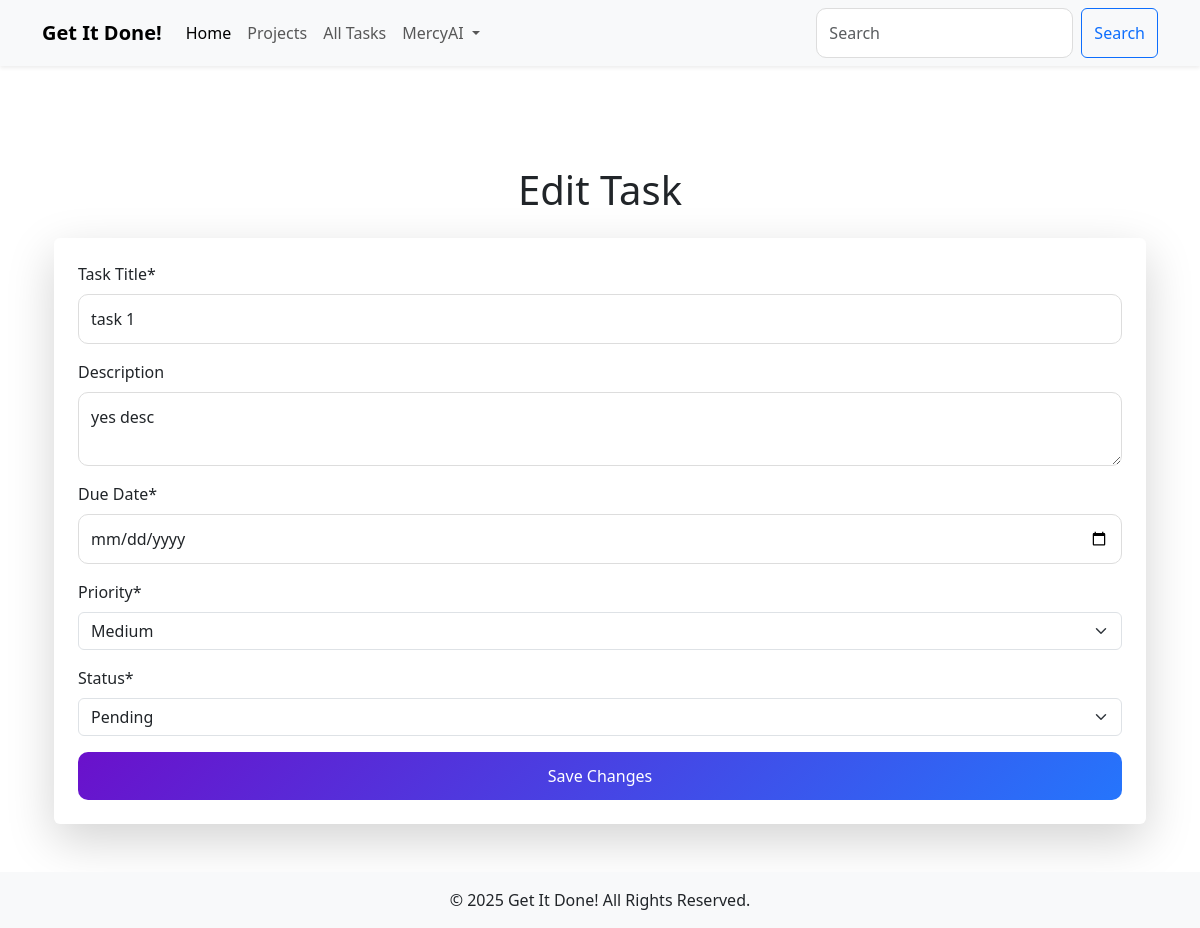
Page /edit_task/2 (signed in) on the earlier database version.
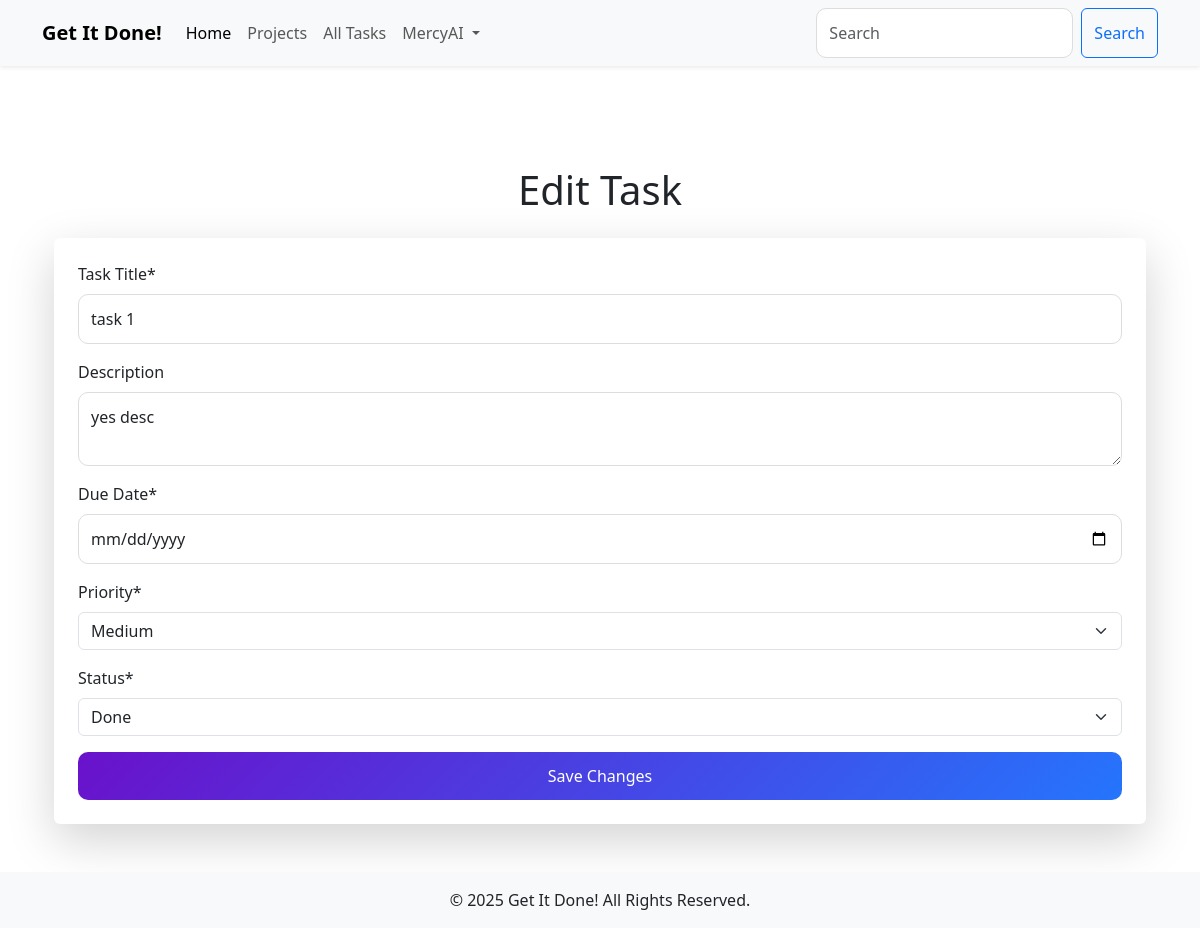
Same page on the later database version.
### models.py (models this page shows, shortened)
class Task(db.Model):
    id = db.Column(db.Integer, primary_key=True)
    title = db.Column(db.String(200), nullable=False)
    description = db.Column(db.Text, nullable=False)
    due_date = db.Column(db.DateTime, nullable=True)
    created_at = db.Column(db.DateTime, default=db.func.current_timestamp())
    updated_at = db.Column(db.DateTime, default=db.func.current_timestamp(), onupdate=db.func.current_timestamp())
    priority = db.Column(Enum(PriorityLevel), nullable=False)
    status = db.Column(Enum(TaskStatus), nullable=False)
    deleted_at = db.Column(db.DateTime, nullable=True)
    user_id = db.Column(db.Integer, db.ForeignKey('user.id'), nullable=False, index=True)
    project_id = db.Column(db.Integer, db.ForeignKey('project.id'), nullable=True, index=True)  # Link to Project

### main.py (the view, shortened to what this page needs)
@app.route('/edit_task/<int:task_id>', methods=['GET', 'POST'])
@login_required
def edit_task(task_id):
    form = BaseForm()  # Initialize the form
    task = Task.query.get_or_404(task_id)
    if task.user_id != current_user.id:
        flash("You don't have permission to edit this task.", 'danger')
        return redirect(url_for('index'))
    priorities = list(PriorityLevel)
    statuses = list(TaskStatus)
    return render_template('edit_task.html', form=form, task=task, priorities=priorities, statuses=statuses)

### main.py
class BaseForm(FlaskForm):
    pass    #Create an instance of the form class in every route that requires CSRF protection ie form = BaseForm()

### main.py (called while the page is built)
@login_manager.user_loader
def load_user(user_id):
    return User.query.get(int(user_id))

### templates/edit_task.html (shortened to what this page needs)
{% extends 'base.html' %}
{% block content %}
<div class="container mt-5">
    <h1 class="text-center mb-4">Edit Task</h1>
    <form method="POST" action="{{ url_for('edit_task', task_id=task.id) }}" class="shadow-lg p-4 bg-white rounded">
        <div class="form-group mb-3">
            <label for="title" class="form-label">Task Title*</label>
            <input type="text" id="title" name="title" class="form-control" value="{{ task.title }}" required>
        </div>
        <div class="form-group mb-3">
            <label for="description" class="form-label">Description</label>
            <textarea id="description" name="description" class="form-control">{{ task.description }}</textarea>
        </div>
        <div class="form-group mb-3">
            <label for="due_date" class="form-label">Due Date*</label>
            <input type="date" id="due_date" name="due_date" class="form-control" value="{{ task.due_date }}" required>
        </div>
        <div class="form-group mb-3">
            <label for="priority" class="form-label">Priority*</label>
            <select id="priority" name="priority" class="form-select" required>
                {% for priority in priorities %}
                    <option value="{{ priority.value }}" {% if task.priority.value == priority.value %}selected{% endif %}>
                        {{ priority.value }}
                    </option>
                {% endfor %}
            </select>
        </div>
        <div class="form-group mb-3">
            <label for="status" class="form-label">Status*</label>
            <select id="status" name="status" class="form-select" required>
                {% for status in statuses %}
                    <option value="{{ status.value }}" {% if task.status.value == status.value %}selected{% endif %}>
                        {{ status.value }}
                    </option>
                {% endfor %}
            </select>
        </div>
        <button type="submit" class="btn btn-primary w-100">Save Changes</button>
    </form>
</div>
{% endblock %}

Differences in the rows shown:
changed Task "task 1": status "Pending" → "Done"
